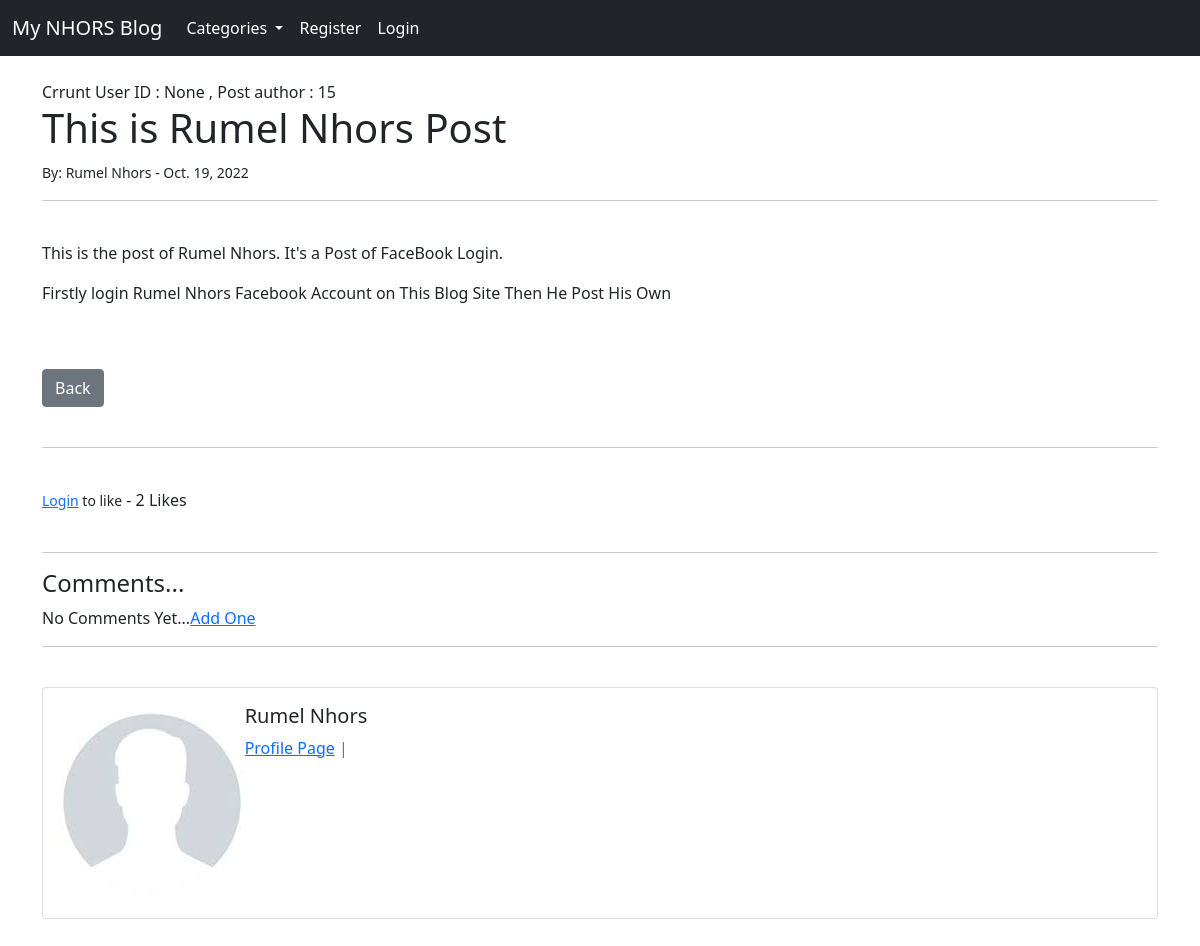
Screenshot of /article/32 with the database file from the repository.
### theblog/models.py (models this page shows, shortened)
class post(models.Model):
	title = models.CharField(max_length=250)
	header_image = models.ImageField(null=True, blank=True, upload_to='images/')
	title_tag = models.CharField(max_length=200)
	author = models.ForeignKey(User, on_delete=models.CASCADE)
	body = RichTextField(blank=True, null=True)
	post_date = models.DateField(auto_now_add=True)
	category = models.CharField(max_length=250, default='coding')
	snippet = models.CharField(max_length=250)
	likes = models.ManyToManyField(User, related_name='blog_posts')
	def total_likes(self):
		return self.likes.count()

### theblog/views.py (the view)
# urls.py: path('article/<int:pk>', ArticleDetailView.as_view(), name = 'article-detail'),
class ArticleDetailView(DetailView):
	model = post
	template_name = 'article_details.html'
	def get_context_data(self, *args, **kwargs):
		cat_menu = Category.objects.all()
		context = super(ArticleDetailView, self).get_context_data(*args, **kwargs)
		stuff = get_object_or_404(post, id=self.kwargs['pk'])
		total_likes = stuff.total_likes()
		liked = False
		if stuff.likes.filter(id=self.request.user.id).exists():
			liked = True
		context["cat_menu"] = cat_menu
		context["total_likes"] = total_likes
		context["liked"] = liked
		return context

### theblog/models.py (called while the page is built)
	def __str__(self):
		return self.name

### theblog/templates/article_details.html (shortened to what this page needs)
{% extends 'base.html' %}
{% load static %}
{% block content %}
Crrunt User ID : {{ user.id }} ,
Post author : {{ post.author.id }}
<h1>{{ post.title }}</h1>
<small>By:
	{{ post.author.first_name }}
	{{ post.author.last_name }} -
	{{ post.post_date }}
</small>
<br/>
<hr>
<br/>
{{ post.body|safe }}
<br><br>
<a href="{% url 'home' %}" class="btn btn-secondary">Back</a>
<br><br>
<hr>
<br>
<form action="{% url 'like_post' post.pk %}" method="POST">
{% if user.is_authenticated %}
	{% if liked %}
		<button type="submit", name="post_id", value="{{ post.id }}", class="btn btn-danger btn-sm">Unlike</button>
	{% else %}
		<button type="submit", name="post_id", value="{{ post.id }}", class="btn btn-primary btn-sm">Like</button>
	{% endif %}
{% else %}
	<small><a href="{% url 'login' %}">Login</a> to like</small>
{% endif %}
	 - {{ total_likes }} Likes
</form><br>
<hr><h4>Comments...</h4>
{% if not post.comments.all %}
	No Comments Yet...<a href="{% url 'add_comment' post.pk %}">Add One</a>
{% endif %}<br>
<hr><br>
<div class="card mb-3">
  <div class="row g-0">
    <div class="col-md-2">
    	{% if post.author.profile.profile_pic %}
      		<img src="{{ post.author.profile.profile_pic.url }}"width="180" height="200" class="rounded-circle">
      	{% else %}
      		<img src="{% static 'theblog/images/images.jpg' %}" class="rounded-circle">
    	{% endif %}
    </div>
    <div class="col-md-10">
      <div class="card-body">
        <h5 class="card-title">
        	{{ post.author.first_name }}
			{{ post.author.last_name }}
		</h5>
		<p class="text-muted">
			<a href="{% url 'show_profile_page' post.author.id %}">Profile Page</a> |
		</p>
      </div>
    </div>
  </div>
</div>
<br><br>
{% endblock %}

### rows the page displays
post: author.id "15", title "This is Rumel Nhors Post", author.first_name "Rumel", author.last_name "Nhors", post_date "Oct. 19, 2022", body "This is the post of Rumel Nhors. It's a Post of FaceBook Login. Firstly login Rumel Nhors Facebook Account on This Blog Site Then He Post His Own"

### other values shown
{{ user.id }} "None"
{{ total_likes }} "2"
